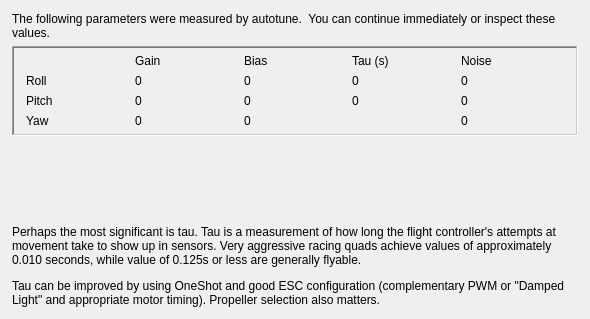
<?xml version="1.0" encoding="UTF-8"?>
<ui version="4.0">
 <class>AutotuneProperties</class>
 <widget class="QWidget" name="AutotuneProperties">
  <property name="geometry">
   <rect>
    <x>0</x>
    <y>0</y>
    <width>590</width>
    <height>319</height>
   </rect>
  </property>
  <property name="sizePolicy">
   <sizepolicy hsizetype="Expanding" vsizetype="Expanding">
    <horstretch>0</horstretch>
    <verstretch>0</verstretch>
   </sizepolicy>
  </property>
  <property name="maximumSize">
   <size>
    <width>840</width>
    <height>16777215</height>
   </size>
  </property>
  <property name="windowTitle">
   <string>Form</string>
  </property>
  <layout class="QVBoxLayout" name="verticalLayout_2">
   <property name="leftMargin">
    <number>12</number>
   </property>
   <property name="topMargin">
    <number>12</number>
   </property>
   <property name="rightMargin">
    <number>12</number>
   </property>
   <property name="bottomMargin">
    <number>12</number>
   </property>
   <item>
    <widget class="QLabel" name="label_2">
     <property name="text">
      <string>The following parameters were measured by autotune.  You can continue immediately or inspect these values.</string>
     </property>
     <property name="wordWrap">
      <bool>true</bool>
     </property>
    </widget>
   </item>
   <item>
    <widget class="QFrame" name="frame_3">
     <property name="sizePolicy">
      <sizepolicy hsizetype="Preferred" vsizetype="Preferred">
       <horstretch>0</horstretch>
       <verstretch>1</verstretch>
      </sizepolicy>
     </property>
     <property name="frameShape">
      <enum>QFrame::WinPanel</enum>
     </property>
     <property name="frameShadow">
      <enum>QFrame::Sunken</enum>
     </property>
     <property name="lineWidth">
      <number>1</number>
     </property>
     <property name="midLineWidth">
      <number>1</number>
     </property>
     <layout class="QGridLayout" name="gridLayout">
      <property name="leftMargin">
       <number>12</number>
      </property>
      <property name="topMargin">
       <number>6</number>
      </property>
      <property name="rightMargin">
       <number>12</number>
      </property>
      <property name="bottomMargin">
       <number>6</number>
      </property>
      <item row="0" column="3">
       <widget class="QLabel" name="label_14">
        <property name="text">
         <string>Tau (s)</string>
        </property>
       </widget>
      </item>
      <item row="0" column="1">
       <widget class="QLabel" name="label_6">
        <property name="text">
         <string>Gain</string>
        </property>
       </widget>
      </item>
      <item row="0" column="4">
       <widget class="QLabel" name="label_16">
        <property name="text">
         <string>Noise</string>
        </property>
       </widget>
      </item>
      <item row="2" column="0">
       <widget class="QLabel" name="label_8">
        <property name="text">
         <string>Pitch</string>
        </property>
       </widget>
      </item>
      <item row="3" column="0">
       <widget class="QLabel" name="label_17">
        <property name="text">
         <string>Yaw</string>
        </property>
       </widget>
      </item>
      <item row="1" column="0">
       <widget class="QLabel" name="label_3">
        <property name="text">
         <string>Roll</string>
        </property>
       </widget>
      </item>
      <item row="1" column="4">
       <widget class="QLabel" name="measuredRollNoise">
        <property name="text">
         <string>0</string>
        </property>
        <property name="alignment">
         <set>Qt::AlignLeading|Qt::AlignLeft|Qt::AlignVCenter</set>
        </property>
        <property name="objrelation" stdset="0">
         <stringlist>
          <string>objname:SystemIdent</string>
          <string>fieldname:Noise</string>
          <string>element:Roll</string>
         </stringlist>
        </property>
       </widget>
      </item>
      <item row="3" column="4">
       <widget class="QLabel" name="measuredYawNoise">
        <property name="text">
         <string>0</string>
        </property>
        <property name="alignment">
         <set>Qt::AlignLeading|Qt::AlignLeft|Qt::AlignVCenter</set>
        </property>
        <property name="objrelation" stdset="0">
         <stringlist>
          <string>objname:SystemIdent</string>
          <string>fieldname:Noise</string>
          <string>element:Yaw</string>
         </stringlist>
        </property>
       </widget>
      </item>
      <item row="3" column="2">
       <widget class="QLabel" name="measuredYawBias">
        <property name="text">
         <string>0</string>
        </property>
        <property name="alignment">
         <set>Qt::AlignLeading|Qt::AlignLeft|Qt::AlignVCenter</set>
        </property>
        <property name="objrelation" stdset="0">
         <stringlist>
          <string>objname:SystemIdent</string>
          <string>fieldname:Bias</string>
          <string>element:Yaw</string>
         </stringlist>
        </property>
       </widget>
      </item>
      <item row="3" column="1">
       <widget class="QLabel" name="measuredYawGain">
        <property name="text">
         <string>0</string>
        </property>
        <property name="alignment">
         <set>Qt::AlignLeading|Qt::AlignLeft|Qt::AlignVCenter</set>
        </property>
        <property name="objrelation" stdset="0">
         <stringlist>
          <string>objname:SystemIdent</string>
          <string>fieldname:Beta</string>
          <string>element:Yaw</string>
         </stringlist>
        </property>
       </widget>
      </item>
      <item row="1" column="1">
       <widget class="QLabel" name="measuredRollGain">
        <property name="text">
         <string>0</string>
        </property>
        <property name="alignment">
         <set>Qt::AlignLeading|Qt::AlignLeft|Qt::AlignVCenter</set>
        </property>
        <property name="objrelation" stdset="0">
         <stringlist>
          <string>objname:SystemIdent</string>
          <string>fieldname:Beta</string>
          <string>element:Roll</string>
         </stringlist>
        </property>
       </widget>
      </item>
      <item row="2" column="4">
       <widget class="QLabel" name="measuredPitchNoise">
        <property name="text">
         <string>0</string>
        </property>
        <property name="alignment">
         <set>Qt::AlignLeading|Qt::AlignLeft|Qt::AlignVCenter</set>
        </property>
        <property name="objrelation" stdset="0">
         <stringlist>
          <string>objname:SystemIdent</string>
          <string>fieldname:Noise</string>
          <string>element:Pitch</string>
         </stringlist>
        </property>
       </widget>
      </item>
      <item row="1" column="2">
       <widget class="QLabel" name="measuredRollBias">
        <property name="text">
         <string>0</string>
        </property>
        <property name="alignment">
         <set>Qt::AlignLeading|Qt::AlignLeft|Qt::AlignVCenter</set>
        </property>
        <property name="objrelation" stdset="0">
         <stringlist>
          <string>objname:SystemIdent</string>
          <string>fieldname:Bias</string>
          <string>element:Roll</string>
         </stringlist>
        </property>
       </widget>
      </item>
      <item row="1" column="3">
       <widget class="QLabel" name="rollTau">
        <property name="text">
         <string>0</string>
        </property>
        <property name="alignment">
         <set>Qt::AlignLeading|Qt::AlignLeft|Qt::AlignVCenter</set>
        </property>
       </widget>
      </item>
      <item row="2" column="2">
       <widget class="QLabel" name="measuredPitchBias">
        <property name="text">
         <string>0</string>
        </property>
        <property name="alignment">
         <set>Qt::AlignLeading|Qt::AlignLeft|Qt::AlignVCenter</set>
        </property>
        <property name="objrelation" stdset="0">
         <stringlist>
          <string>objname:SystemIdent</string>
          <string>fieldname:Bias</string>
          <string>element:Pitch</string>
         </stringlist>
        </property>
       </widget>
      </item>
      <item row="2" column="1">
       <widget class="QLabel" name="measuredPitchGain">
        <property name="text">
         <string>0</string>
        </property>
        <property name="alignment">
         <set>Qt::AlignLeading|Qt::AlignLeft|Qt::AlignVCenter</set>
        </property>
        <property name="objrelation" stdset="0">
         <stringlist>
          <string>objname:SystemIdent</string>
          <string>fieldname:Beta</string>
          <string>element:Pitch</string>
         </stringlist>
        </property>
       </widget>
      </item>
      <item row="2" column="3">
       <widget class="QLabel" name="pitchTau">
        <property name="text">
         <string>0</string>
        </property>
        <property name="alignment">
         <set>Qt::AlignLeading|Qt::AlignLeft|Qt::AlignVCenter</set>
        </property>
       </widget>
      </item>
      <item row="0" column="2">
       <widget class="QLabel" name="label_7">
        <property name="text">
         <string>Bias</string>
        </property>
       </widget>
      </item>
     </layout>
     <zorder>label_3</zorder>
     <zorder>measuredRollGain</zorder>
     <zorder>measuredRollBias</zorder>
     <zorder>label_6</zorder>
     <zorder>label_8</zorder>
     <zorder>measuredPitchGain</zorder>
     <zorder>measuredPitchBias</zorder>
     <zorder>rollTau</zorder>
     <zorder>label_7</zorder>
     <zorder>pitchTau</zorder>
     <zorder>label_14</zorder>
     <zorder>label_16</zorder>
     <zorder>measuredPitchNoise</zorder>
     <zorder>measuredRollNoise</zorder>
     <zorder>label_17</zorder>
     <zorder>measuredYawGain</zorder>
     <zorder>measuredYawBias</zorder>
     <zorder>measuredYawNoise</zorder>
    </widget>
   </item>
   <item>
    <spacer name="verticalSpacer">
     <property name="orientation">
      <enum>Qt::Vertical</enum>
     </property>
     <property name="sizeHint" stdset="0">
      <size>
       <width>20</width>
       <height>400</height>
      </size>
     </property>
    </spacer>
   </item>
   <item>
    <widget class="QLabel" name="label">
     <property name="text">
      <string>&lt;html&gt;&lt;head/&gt;&lt;body&gt;&lt;p&gt;Perhaps the most significant is tau. Tau is a measurement of how long the flight controller's attempts at movement take to show up in sensors. Very aggressive racing quads achieve values of approximately 0.010 seconds, while value of 0.125s or less are generally flyable.&lt;/p&gt;&lt;p&gt;Tau can be improved by using OneShot and good ESC configuration (complementary PWM or &amp;quot;Damped Light&amp;quot; and appropriate motor timing). Propeller selection also matters.&lt;/p&gt;&lt;/body&gt;&lt;/html&gt;</string>
     </property>
     <property name="wordWrap">
      <bool>true</bool>
     </property>
    </widget>
   </item>
  </layout>
 </widget>
 <resources>
  <include location="configgadget.qrc"/>
 </resources>
 <connections/>
</ui>
